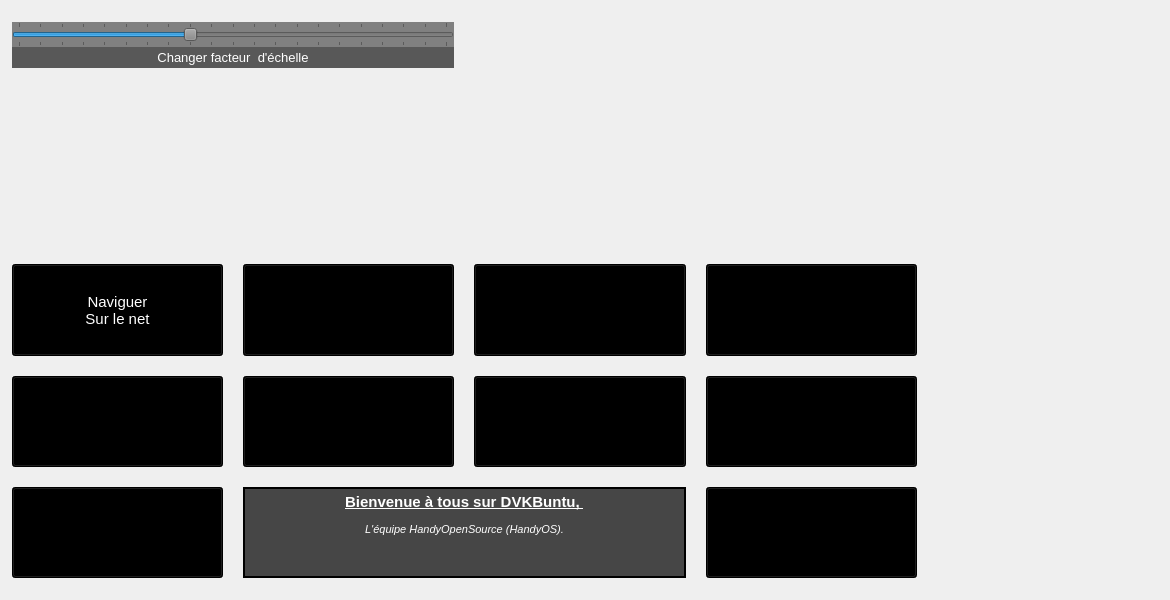
<?xml version="1.0" encoding="UTF-8"?>
<ui version="4.0">
 <author>Paul WOISARD</author>
 <class>MainWindow</class>
 <widget class="QMainWindow" name="MainWindow">
  <property name="windowModality">
   <enum>Qt::NonModal</enum>
  </property>
  <property name="enabled">
   <bool>true</bool>
  </property>
  <property name="geometry">
   <rect>
    <x>0</x>
    <y>0</y>
    <width>1170</width>
    <height>600</height>
   </rect>
  </property>
  <property name="sizePolicy">
   <sizepolicy hsizetype="Expanding" vsizetype="Expanding">
    <horstretch>0</horstretch>
    <verstretch>0</verstretch>
   </sizepolicy>
  </property>
  <property name="minimumSize">
   <size>
    <width>800</width>
    <height>400</height>
   </size>
  </property>
  <property name="maximumSize">
   <size>
    <width>16777215</width>
    <height>16777215</height>
   </size>
  </property>
  <property name="font">
   <font>
    <pointsize>14</pointsize>
   </font>
  </property>
  <property name="contextMenuPolicy">
   <enum>Qt::NoContextMenu</enum>
  </property>
  <property name="windowTitle">
   <string>DVKBuntu Acceuil</string>
  </property>
  <property name="windowIcon">
   <iconset resource="resources.qrc">
    <normaloff>:/images/Logo.png</normaloff>:/images/Logo.png</iconset>
  </property>
  <property name="toolTip">
   <string/>
  </property>
  <property name="layoutDirection">
   <enum>Qt::LeftToRight</enum>
  </property>
  <property name="autoFillBackground">
   <bool>false</bool>
  </property>
  <property name="styleSheet">
   <string notr="true"/>
  </property>
  <property name="documentMode">
   <bool>true</bool>
  </property>
  <property name="tabShape">
   <enum>QTabWidget::Triangular</enum>
  </property>
  <widget class="QWidget" name="centralWidget">
   <property name="enabled">
    <bool>true</bool>
   </property>
   <property name="sizePolicy">
    <sizepolicy hsizetype="Expanding" vsizetype="Expanding">
     <horstretch>0</horstretch>
     <verstretch>0</verstretch>
    </sizepolicy>
   </property>
   <property name="minimumSize">
    <size>
     <width>0</width>
     <height>0</height>
    </size>
   </property>
   <property name="contextMenuPolicy">
    <enum>Qt::NoContextMenu</enum>
   </property>
   <property name="autoFillBackground">
    <bool>false</bool>
   </property>
   <property name="styleSheet">
    <string notr="true">QWidget#centralWidget {
border-image: url(:/images/DVKBuntu-etoiles-filantes.jpg);
}</string>
   </property>
   <layout class="QGridLayout" name="gridLayout_2">
    <item row="0" column="0">
     <widget class="QWidget" name="gridWidget" native="true">
      <property name="autoFillBackground">
       <bool>false</bool>
      </property>
      <property name="styleSheet">
       <string notr="true">background-color: rgba(255, 255, 255, 0)</string>
      </property>
      <layout class="QGridLayout" name="gridLayout" rowstretch="2,2,4,4,4,4" columnstretch="0,0,0,0,0">
       <property name="sizeConstraint">
        <enum>QLayout::SetDefaultConstraint</enum>
       </property>
       <property name="leftMargin">
        <number>1</number>
       </property>
       <property name="spacing">
        <number>20</number>
       </property>
       <item row="5" column="1" colspan="2">
        <widget class="QLabel" name="label">
         <property name="sizePolicy">
          <sizepolicy hsizetype="Expanding" vsizetype="Expanding">
           <horstretch>0</horstretch>
           <verstretch>0</verstretch>
          </sizepolicy>
         </property>
         <property name="minimumSize">
          <size>
           <width>50</width>
           <height>25</height>
          </size>
         </property>
         <property name="font">
          <font>
           <pointsize>11</pointsize>
          </font>
         </property>
         <property name="acceptDrops">
          <bool>true</bool>
         </property>
         <property name="autoFillBackground">
          <bool>false</bool>
         </property>
         <property name="styleSheet">
          <string notr="true">QLabel{
background: rgba(0, 0, 0, 180);
}</string>
         </property>
         <property name="frameShape">
          <enum>QFrame::Panel</enum>
         </property>
         <property name="lineWidth">
          <number>2</number>
         </property>
         <property name="text">
          <string>&lt;!DOCTYPE HTML PUBLIC &quot;-//W3C//DTD HTML 4.0//EN&quot; &quot;http://www.w3.org/TR/REC-html40/strict.dtd&quot;&gt;
&lt;html&gt;&lt;head&gt;&lt;meta name=&quot;qrichtext&quot; content=&quot;1&quot; /&gt;&lt;style type=&quot;text/css&quot;&gt;
p, li { white-space: pre-wrap; }
&lt;/style&gt;&lt;/head&gt;&lt;body style=&quot; font-family:'Luciole'; font-size:11pt; font-weight:400; font-style:normal;&quot;&gt;
&lt;p style=&quot; margin-top:12px; margin-bottom:12px; margin-left:0px; margin-right:0px; -qt-block-indent:0; text-indent:0px;&quot;&gt;&lt;span style=&quot; font-family:'Noto Sans'; font-weight:600; text-decoration: underline; color:#ffffff;&quot;&gt;Bienvenue à tous sur DVKBuntu, &lt;/span&gt;&lt;/p&gt;
&lt;p style=&quot; margin-top:12px; margin-bottom:12px; margin-left:0px; margin-right:0px; -qt-block-indent:0; text-indent:0px;&quot;&gt;&lt;span style=&quot; font-family:'Noto Sans'; font-size:8pt; font-style:italic; color:#ffffff;&quot;&gt;L'équipe HandyOpenSource (HandyOS).&lt;/span&gt;&lt;/p&gt;&lt;/body&gt;&lt;/html&gt;</string>
         </property>
         <property name="scaledContents">
          <bool>true</bool>
         </property>
         <property name="alignment">
          <set>Qt::AlignHCenter|Qt::AlignTop</set>
         </property>
        </widget>
       </item>
       <item row="0" column="0" colspan="2">
        <layout class="QVBoxLayout" name="verticalLayout_2" stretch="1,2">
         <property name="spacing">
          <number>0</number>
         </property>
         <property name="sizeConstraint">
          <enum>QLayout::SetDefaultConstraint</enum>
         </property>
         <item>
          <widget class="QSlider" name="ScaleFactor">
           <property name="sizePolicy">
            <sizepolicy hsizetype="Expanding" vsizetype="Expanding">
             <horstretch>0</horstretch>
             <verstretch>0</verstretch>
            </sizepolicy>
           </property>
           <property name="font">
            <font>
             <pointsize>11</pointsize>
            </font>
           </property>
           <property name="acceptDrops">
            <bool>true</bool>
           </property>
           <property name="autoFillBackground">
            <bool>false</bool>
           </property>
           <property name="styleSheet">
            <string notr="true">QSlider{
background:grey;
}</string>
           </property>
           <property name="minimum">
            <number>10</number>
           </property>
           <property name="maximum">
            <number>30</number>
           </property>
           <property name="pageStep">
            <number>1</number>
           </property>
           <property name="value">
            <number>18</number>
           </property>
           <property name="sliderPosition">
            <number>18</number>
           </property>
           <property name="orientation">
            <enum>Qt::Horizontal</enum>
           </property>
           <property name="tickPosition">
            <enum>QSlider::TicksBothSides</enum>
           </property>
          </widget>
         </item>
         <item>
          <widget class="QLabel" name="ScaleFactorValue">
           <property name="sizePolicy">
            <sizepolicy hsizetype="Expanding" vsizetype="Expanding">
             <horstretch>0</horstretch>
             <verstretch>0</verstretch>
            </sizepolicy>
           </property>
           <property name="minimumSize">
            <size>
             <width>0</width>
             <height>0</height>
            </size>
           </property>
           <property name="font">
            <font>
             <pointsize>10</pointsize>
            </font>
           </property>
           <property name="acceptDrops">
            <bool>true</bool>
           </property>
           <property name="autoFillBackground">
            <bool>false</bool>
           </property>
           <property name="styleSheet">
            <string notr="true">background-color: rgba(25, 25, 25, 180);
color: rgb(255,255,255);</string>
           </property>
           <property name="text">
            <string>Changer facteur  d'échelle</string>
           </property>
           <property name="scaledContents">
            <bool>true</bool>
           </property>
           <property name="alignment">
            <set>Qt::AlignCenter</set>
           </property>
          </widget>
         </item>
        </layout>
       </item>
       <item row="4" column="1">
        <widget class="QPushButton" name="NoComprendo">
         <property name="sizePolicy">
          <sizepolicy hsizetype="Expanding" vsizetype="Expanding">
           <horstretch>0</horstretch>
           <verstretch>0</verstretch>
          </sizepolicy>
         </property>
         <property name="minimumSize">
          <size>
           <width>50</width>
           <height>25</height>
          </size>
         </property>
         <property name="font">
          <font>
           <pointsize>11</pointsize>
          </font>
         </property>
         <property name="acceptDrops">
          <bool>false</bool>
         </property>
         <property name="toolTip">
          <string>&lt;html&gt;&lt;head/&gt;&lt;body&gt;&lt;p&gt;Lancement&lt;/p&gt;&lt;p&gt;Assistant Vocal&lt;/p&gt;&lt;p&gt;NoComprendo&lt;/p&gt;&lt;p&gt;Pour DVKBuntu&lt;/p&gt;&lt;/body&gt;&lt;/html&gt;</string>
         </property>
         <property name="autoFillBackground">
          <bool>false</bool>
         </property>
         <property name="styleSheet">
          <string notr="true">background-color: rgb(0, 0, 0)</string>
         </property>
         <property name="text">
          <string>Assistant
Vocal</string>
         </property>
         <property name="icon">
          <iconset resource="resources.qrc">
           <normaloff>:/images/NoComprendo.jpg</normaloff>:/images/NoComprendo.jpg</iconset>
         </property>
         <property name="iconSize">
          <size>
           <width>48</width>
           <height>48</height>
          </size>
         </property>
         <property name="autoDefault">
          <bool>false</bool>
         </property>
         <property name="default">
          <bool>false</bool>
         </property>
        </widget>
       </item>
       <item row="3" column="3">
        <widget class="QPushButton" name="Discord">
         <property name="sizePolicy">
          <sizepolicy hsizetype="Expanding" vsizetype="Expanding">
           <horstretch>0</horstretch>
           <verstretch>0</verstretch>
          </sizepolicy>
         </property>
         <property name="minimumSize">
          <size>
           <width>50</width>
           <height>25</height>
          </size>
         </property>
         <property name="font">
          <font>
           <pointsize>11</pointsize>
          </font>
         </property>
         <property name="acceptDrops">
          <bool>false</bool>
         </property>
         <property name="toolTip">
          <string>&lt;html&gt;&lt;head/&gt;&lt;body&gt;&lt;p&gt;Accès au&lt;/p&gt;&lt;p&gt;Discord de&lt;/p&gt;&lt;p&gt;DVKBuntu&lt;/p&gt;&lt;/body&gt;&lt;/html&gt;</string>
         </property>
         <property name="autoFillBackground">
          <bool>false</bool>
         </property>
         <property name="styleSheet">
          <string notr="true">background-color: rgb(0, 0, 0)</string>
         </property>
         <property name="text">
          <string>Rejoindre
Discord </string>
         </property>
         <property name="icon">
          <iconset resource="resources.qrc">
           <normaloff>:/images/Discord.svg</normaloff>:/images/Discord.svg</iconset>
         </property>
         <property name="iconSize">
          <size>
           <width>48</width>
           <height>48</height>
          </size>
         </property>
         <property name="autoDefault">
          <bool>false</bool>
         </property>
         <property name="default">
          <bool>false</bool>
         </property>
        </widget>
       </item>
       <item row="3" column="1">
        <widget class="QPushButton" name="OuvrirKmag">
         <property name="sizePolicy">
          <sizepolicy hsizetype="Expanding" vsizetype="Expanding">
           <horstretch>0</horstretch>
           <verstretch>0</verstretch>
          </sizepolicy>
         </property>
         <property name="minimumSize">
          <size>
           <width>50</width>
           <height>25</height>
          </size>
         </property>
         <property name="font">
          <font>
           <pointsize>11</pointsize>
           <kerning>true</kerning>
          </font>
         </property>
         <property name="acceptDrops">
          <bool>false</bool>
         </property>
         <property name="toolTip">
          <string>&lt;html&gt;&lt;body&gt;Ouverture &lt;/span&gt;&lt;/p&gt;
&lt;p&gt;de la loupe&lt;/span&gt;&lt;/p&gt;
&lt;p&gt;d'écran&lt;/span&gt;&lt;/p&gt;&lt;/body&gt;&lt;/html&gt;</string>
         </property>
         <property name="autoFillBackground">
          <bool>false</bool>
         </property>
         <property name="styleSheet">
          <string notr="true">background-color: rgb(0, 0, 0)</string>
         </property>
         <property name="text">
          <string>Ouvrir 
Kmag</string>
         </property>
         <property name="icon">
          <iconset theme="kmag">
           <normaloff>.</normaloff>.</iconset>
         </property>
         <property name="iconSize">
          <size>
           <width>48</width>
           <height>48</height>
          </size>
         </property>
         <property name="autoDefault">
          <bool>false</bool>
         </property>
         <property name="default">
          <bool>false</bool>
         </property>
        </widget>
       </item>
       <item row="3" column="0">
        <widget class="QPushButton" name="OuvrirNavigateur">
         <property name="sizePolicy">
          <sizepolicy hsizetype="Expanding" vsizetype="Expanding">
           <horstretch>0</horstretch>
           <verstretch>0</verstretch>
          </sizepolicy>
         </property>
         <property name="minimumSize">
          <size>
           <width>50</width>
           <height>25</height>
          </size>
         </property>
         <property name="palette">
          <palette>
           <active>
            <colorrole role="WindowText">
             <brush brushstyle="SolidPattern">
              <color alpha="255">
               <red>255</red>
               <green>255</green>
               <blue>255</blue>
              </color>
             </brush>
            </colorrole>
            <colorrole role="Button">
             <brush brushstyle="SolidPattern">
              <color alpha="255">
               <red>0</red>
               <green>0</green>
               <blue>0</blue>
              </color>
             </brush>
            </colorrole>
            <colorrole role="Light">
             <brush brushstyle="SolidPattern">
              <color alpha="255">
               <red>255</red>
               <green>255</green>
               <blue>255</blue>
              </color>
             </brush>
            </colorrole>
            <colorrole role="Midlight">
             <brush brushstyle="SolidPattern">
              <color alpha="255">
               <red>255</red>
               <green>255</green>
               <blue>255</blue>
              </color>
             </brush>
            </colorrole>
            <colorrole role="Dark">
             <brush brushstyle="SolidPattern">
              <color alpha="255">
               <red>127</red>
               <green>127</green>
               <blue>127</blue>
              </color>
             </brush>
            </colorrole>
            <colorrole role="Mid">
             <brush brushstyle="SolidPattern">
              <color alpha="255">
               <red>170</red>
               <green>170</green>
               <blue>170</blue>
              </color>
             </brush>
            </colorrole>
            <colorrole role="Text">
             <brush brushstyle="SolidPattern">
              <color alpha="255">
               <red>255</red>
               <green>255</green>
               <blue>255</blue>
              </color>
             </brush>
            </colorrole>
            <colorrole role="BrightText">
             <brush brushstyle="SolidPattern">
              <color alpha="255">
               <red>255</red>
               <green>255</green>
               <blue>255</blue>
              </color>
             </brush>
            </colorrole>
            <colorrole role="ButtonText">
             <brush brushstyle="SolidPattern">
              <color alpha="255">
               <red>255</red>
               <green>255</green>
               <blue>255</blue>
              </color>
             </brush>
            </colorrole>
            <colorrole role="Base">
             <brush brushstyle="SolidPattern">
              <color alpha="255">
               <red>0</red>
               <green>0</green>
               <blue>0</blue>
              </color>
             </brush>
            </colorrole>
            <colorrole role="Window">
             <brush brushstyle="SolidPattern">
              <color alpha="255">
               <red>0</red>
               <green>0</green>
               <blue>0</blue>
              </color>
             </brush>
            </colorrole>
            <colorrole role="Shadow">
             <brush brushstyle="SolidPattern">
              <color alpha="255">
               <red>0</red>
               <green>0</green>
               <blue>0</blue>
              </color>
             </brush>
            </colorrole>
            <colorrole role="AlternateBase">
             <brush brushstyle="SolidPattern">
              <color alpha="255">
               <red>255</red>
               <green>255</green>
               <blue>255</blue>
              </color>
             </brush>
            </colorrole>
            <colorrole role="ToolTipBase">
             <brush brushstyle="SolidPattern">
              <color alpha="255">
               <red>255</red>
               <green>255</green>
               <blue>220</blue>
              </color>
             </brush>
            </colorrole>
            <colorrole role="ToolTipText">
             <brush brushstyle="SolidPattern">
              <color alpha="255">
               <red>0</red>
               <green>0</green>
               <blue>0</blue>
              </color>
             </brush>
            </colorrole>
            <colorrole role="PlaceholderText">
             <brush brushstyle="SolidPattern">
              <color alpha="128">
               <red>0</red>
               <green>0</green>
               <blue>0</blue>
              </color>
             </brush>
            </colorrole>
           </active>
           <inactive>
            <colorrole role="WindowText">
             <brush brushstyle="SolidPattern">
              <color alpha="255">
               <red>255</red>
               <green>255</green>
               <blue>255</blue>
              </color>
             </brush>
            </colorrole>
            <colorrole role="Button">
             <brush brushstyle="SolidPattern">
              <color alpha="255">
               <red>0</red>
               <green>0</green>
               <blue>0</blue>
              </color>
             </brush>
            </colorrole>
            <colorrole role="Light">
             <brush brushstyle="SolidPattern">
              <color alpha="255">
               <red>255</red>
               <green>255</green>
               <blue>255</blue>
              </color>
             </brush>
            </colorrole>
            <colorrole role="Midlight">
             <brush brushstyle="SolidPattern">
              <color alpha="255">
               <red>255</red>
               <green>255</green>
               <blue>255</blue>
              </color>
             </brush>
            </colorrole>
            <colorrole role="Dark">
             <brush brushstyle="SolidPattern">
              <color alpha="255">
               <red>127</red>
               <green>127</green>
               <blue>127</blue>
              </color>
             </brush>
            </colorrole>
            <colorrole role="Mid">
             <brush brushstyle="SolidPattern">
              <color alpha="255">
               <red>170</red>
               <green>170</green>
               <blue>170</blue>
              </color>
             </brush>
            </colorrole>
            <colorrole role="Text">
             <brush brushstyle="SolidPattern">
              <color alpha="255">
               <red>255</red>
               <green>255</green>
               <blue>255</blue>
              </color>
             </brush>
            </colorrole>
            <colorrole role="BrightText">
             <brush brushstyle="SolidPattern">
              <color alpha="255">
               <red>255</red>
               <green>255</green>
               <blue>255</blue>
              </color>
             </brush>
            </colorrole>
            <colorrole role="ButtonText">
             <brush brushstyle="SolidPattern">
              <color alpha="255">
               <red>255</red>
               <green>255</green>
               <blue>255</blue>
              </color>
             </brush>
            </colorrole>
            <colorrole role="Base">
             <brush brushstyle="SolidPattern">
              <color alpha="255">
               <red>0</red>
               <green>0</green>
               <blue>0</blue>
              </color>
             </brush>
            </colorrole>
            <colorrole role="Window">
             <brush brushstyle="SolidPattern">
              <color alpha="255">
               <red>0</red>
               <green>0</green>
               <blue>0</blue>
              </color>
             </brush>
            </colorrole>
            <colorrole role="Shadow">
             <brush brushstyle="SolidPattern">
              <color alpha="255">
               <red>0</red>
               <green>0</green>
               <blue>0</blue>
              </color>
             </brush>
            </colorrole>
            <colorrole role="AlternateBase">
             <brush brushstyle="SolidPattern">
              <color alpha="255">
               <red>255</red>
               <green>255</green>
               <blue>255</blue>
              </color>
             </brush>
            </colorrole>
            <colorrole role="ToolTipBase">
             <brush brushstyle="SolidPattern">
              <color alpha="255">
               <red>255</red>
               <green>255</green>
               <blue>220</blue>
              </color>
             </brush>
            </colorrole>
            <colorrole role="ToolTipText">
             <brush brushstyle="SolidPattern">
              <color alpha="255">
               <red>0</red>
               <green>0</green>
               <blue>0</blue>
              </color>
             </brush>
            </colorrole>
            <colorrole role="PlaceholderText">
             <brush brushstyle="SolidPattern">
              <color alpha="128">
               <red>0</red>
               <green>0</green>
               <blue>0</blue>
              </color>
             </brush>
            </colorrole>
           </inactive>
           <disabled>
            <colorrole role="WindowText">
             <brush brushstyle="SolidPattern">
              <color alpha="255">
               <red>255</red>
               <green>255</green>
               <blue>255</blue>
              </color>
             </brush>
            </colorrole>
            <colorrole role="Button">
             <brush brushstyle="SolidPattern">
              <color alpha="255">
               <red>0</red>
               <green>0</green>
               <blue>0</blue>
              </color>
             </brush>
            </colorrole>
            <colorrole role="Light">
             <brush brushstyle="SolidPattern">
              <color alpha="255">
               <red>255</red>
               <green>255</green>
               <blue>255</blue>
              </color>
             </brush>
            </colorrole>
            <colorrole role="Midlight">
             <brush brushstyle="SolidPattern">
              <color alpha="255">
               <red>255</red>
               <green>255</green>
               <blue>255</blue>
              </color>
             </brush>
            </colorrole>
            <colorrole role="Dark">
             <brush brushstyle="SolidPattern">
              <color alpha="255">
               <red>127</red>
               <green>127</green>
               <blue>127</blue>
              </color>
             </brush>
            </colorrole>
            <colorrole role="Mid">
             <brush brushstyle="SolidPattern">
              <color alpha="255">
               <red>170</red>
               <green>170</green>
               <blue>170</blue>
              </color>
             </brush>
            </colorrole>
            <colorrole role="Text">
             <brush brushstyle="SolidPattern">
              <color alpha="255">
               <red>255</red>
               <green>255</green>
               <blue>255</blue>
              </color>
             </brush>
            </colorrole>
            <colorrole role="BrightText">
             <brush brushstyle="SolidPattern">
              <color alpha="255">
               <red>255</red>
               <green>255</green>
               <blue>255</blue>
              </color>
             </brush>
            </colorrole>
            <colorrole role="ButtonText">
             <brush brushstyle="SolidPattern">
              <color alpha="255">
               <red>255</red>
               <green>255</green>
               <blue>255</blue>
              </color>
             </brush>
            </colorrole>
            <colorrole role="Base">
             <brush brushstyle="SolidPattern">
              <color alpha="255">
               <red>0</red>
               <green>0</green>
               <blue>0</blue>
              </color>
             </brush>
            </colorrole>
            <colorrole role="Window">
             <brush brushstyle="SolidPattern">
              <color alpha="255">
               <red>0</red>
               <green>0</green>
               <blue>0</blue>
              </color>
             </brush>
            </colorrole>
            <colorrole role="Shadow">
             <brush brushstyle="SolidPattern">
              <color alpha="255">
               <red>0</red>
               <green>0</green>
               <blue>0</blue>
              </color>
             </brush>
            </colorrole>
            <colorrole role="AlternateBase">
             <brush brushstyle="SolidPattern">
              <color alpha="255">
               <red>255</red>
               <green>255</green>
               <blue>255</blue>
              </color>
             </brush>
            </colorrole>
            <colorrole role="ToolTipBase">
             <brush brushstyle="SolidPattern">
              <color alpha="255">
               <red>255</red>
               <green>255</green>
               <blue>220</blue>
              </color>
             </brush>
            </colorrole>
            <colorrole role="ToolTipText">
             <brush brushstyle="SolidPattern">
              <color alpha="255">
               <red>0</red>
               <green>0</green>
               <blue>0</blue>
              </color>
             </brush>
            </colorrole>
            <colorrole role="PlaceholderText">
             <brush brushstyle="SolidPattern">
              <color alpha="128">
               <red>0</red>
               <green>0</green>
               <blue>0</blue>
              </color>
             </brush>
            </colorrole>
           </disabled>
          </palette>
         </property>
         <property name="font">
          <font>
           <pointsize>11</pointsize>
          </font>
         </property>
         <property name="focusPolicy">
          <enum>Qt::StrongFocus</enum>
         </property>
         <property name="acceptDrops">
          <bool>false</bool>
         </property>
         <property name="toolTip">
          <string notr="true">&lt;html&gt;&lt;head/&gt;&lt;body&gt;&lt;p&gt;Lancement &lt;/p&gt;&lt;p&gt;du navigateur &lt;/p&gt;&lt;p&gt;par défaut&lt;/p&gt;&lt;/body&gt;&lt;/html&gt;</string>
         </property>
         <property name="autoFillBackground">
          <bool>false</bool>
         </property>
         <property name="styleSheet">
          <string notr="true">background-color: rgb(0, 0, 0)</string>
         </property>
         <property name="text">
          <string>Naviguer 
Sur le net</string>
         </property>
         <property name="icon">
          <iconset theme="internet-web-browser">
           <normaloff>.</normaloff>.</iconset>
         </property>
         <property name="iconSize">
          <size>
           <width>48</width>
           <height>48</height>
          </size>
         </property>
         <property name="checkable">
          <bool>false</bool>
         </property>
         <property name="autoDefault">
          <bool>false</bool>
         </property>
         <property name="default">
          <bool>false</bool>
         </property>
         <property name="flat">
          <bool>false</bool>
         </property>
        </widget>
       </item>
       <item row="5" column="0">
        <widget class="QPushButton" name="Forum">
         <property name="sizePolicy">
          <sizepolicy hsizetype="Expanding" vsizetype="Expanding">
           <horstretch>0</horstretch>
           <verstretch>0</verstretch>
          </sizepolicy>
         </property>
         <property name="minimumSize">
          <size>
           <width>50</width>
           <height>25</height>
          </size>
         </property>
         <property name="font">
          <font>
           <pointsize>11</pointsize>
          </font>
         </property>
         <property name="acceptDrops">
          <bool>false</bool>
         </property>
         <property name="toolTip">
          <string>&lt;html&gt;&lt;head/&gt;&lt;body&gt;&lt;p&gt;Ouverture&lt;/p&gt;&lt;p&gt;du forum&lt;/p&gt;&lt;p&gt;DVKBuntu&lt;/p&gt;&lt;/body&gt;&lt;/html&gt;</string>
         </property>
         <property name="autoFillBackground">
          <bool>false</bool>
         </property>
         <property name="styleSheet">
          <string notr="true">background-color: rgb(0, 0, 0)</string>
         </property>
         <property name="text">
          <string>Ouvrir
le Forum</string>
         </property>
         <property name="icon">
          <iconset resource="resources.qrc">
           <normaloff>:/images/Forum.png</normaloff>:/images/Forum.png</iconset>
         </property>
         <property name="iconSize">
          <size>
           <width>48</width>
           <height>48</height>
          </size>
         </property>
         <property name="autoDefault">
          <bool>false</bool>
         </property>
         <property name="default">
          <bool>false</bool>
         </property>
        </widget>
       </item>
       <item row="5" column="3">
        <widget class="QPushButton" name="Contacts">
         <property name="sizePolicy">
          <sizepolicy hsizetype="Expanding" vsizetype="Expanding">
           <horstretch>0</horstretch>
           <verstretch>0</verstretch>
          </sizepolicy>
         </property>
         <property name="minimumSize">
          <size>
           <width>50</width>
           <height>25</height>
          </size>
         </property>
         <property name="font">
          <font>
           <pointsize>11</pointsize>
          </font>
         </property>
         <property name="acceptDrops">
          <bool>false</bool>
         </property>
         <property name="layoutDirection">
          <enum>Qt::LeftToRight</enum>
         </property>
         <property name="autoFillBackground">
          <bool>false</bool>
         </property>
         <property name="styleSheet">
          <string notr="true">background-color: rgb(0, 0, 0)</string>
         </property>
         <property name="text">
          <string>Contactez 
nous</string>
         </property>
         <property name="icon">
          <iconset resource="resources.qrc">
           <normaloff>:/images/Mail.svg</normaloff>:/images/Mail.svg</iconset>
         </property>
         <property name="iconSize">
          <size>
           <width>48</width>
           <height>48</height>
          </size>
         </property>
         <property name="autoDefault">
          <bool>false</bool>
         </property>
         <property name="default">
          <bool>false</bool>
         </property>
        </widget>
       </item>
       <item row="4" column="0">
        <widget class="QPushButton" name="OuvrirSiteWeb">
         <property name="sizePolicy">
          <sizepolicy hsizetype="Expanding" vsizetype="Expanding">
           <horstretch>0</horstretch>
           <verstretch>0</verstretch>
          </sizepolicy>
         </property>
         <property name="minimumSize">
          <size>
           <width>50</width>
           <height>25</height>
          </size>
         </property>
         <property name="font">
          <font>
           <pointsize>11</pointsize>
          </font>
         </property>
         <property name="acceptDrops">
          <bool>false</bool>
         </property>
         <property name="toolTip">
          <string>&lt;html&gt;&lt;head/&gt;&lt;body&gt;&lt;p&gt;Ouverture&lt;/p&gt;&lt;p&gt;du site web&lt;/p&gt;&lt;p&gt;DVKBuntu&lt;/p&gt;&lt;/body&gt;&lt;/html&gt;</string>
         </property>
         <property name="autoFillBackground">
          <bool>false</bool>
         </property>
         <property name="styleSheet">
          <string notr="true">background-color: rgb(0, 0, 0)</string>
         </property>
         <property name="text">
          <string>Ouvrir
Site Web</string>
         </property>
         <property name="icon">
          <iconset resource="resources.qrc">
           <normaloff>:/images/Logo.png</normaloff>:/images/Logo.png</iconset>
         </property>
         <property name="iconSize">
          <size>
           <width>48</width>
           <height>48</height>
          </size>
         </property>
         <property name="autoDefault">
          <bool>false</bool>
         </property>
         <property name="default">
          <bool>false</bool>
         </property>
        </widget>
       </item>
       <item row="4" column="3">
        <widget class="QPushButton" name="GitHub">
         <property name="sizePolicy">
          <sizepolicy hsizetype="Expanding" vsizetype="Expanding">
           <horstretch>0</horstretch>
           <verstretch>0</verstretch>
          </sizepolicy>
         </property>
         <property name="minimumSize">
          <size>
           <width>50</width>
           <height>25</height>
          </size>
         </property>
         <property name="font">
          <font>
           <pointsize>11</pointsize>
          </font>
         </property>
         <property name="acceptDrops">
          <bool>false</bool>
         </property>
         <property name="toolTip">
          <string>&lt;html&gt;&lt;head/&gt;&lt;body&gt;&lt;p&gt;Voir le code&lt;/p&gt;&lt;p&gt;source de&lt;/p&gt;&lt;p&gt;DVKBuntu&lt;/p&gt;&lt;/body&gt;&lt;/html&gt;</string>
         </property>
         <property name="autoFillBackground">
          <bool>false</bool>
         </property>
         <property name="styleSheet">
          <string notr="true">background-color: rgb(0, 0, 0)</string>
         </property>
         <property name="inputMethodHints">
          <set>Qt::ImhLatinOnly</set>
         </property>
         <property name="text">
          <string>Voir le 
Code</string>
         </property>
         <property name="icon">
          <iconset resource="resources.qrc">
           <normaloff>:/images/GitHub.png</normaloff>:/images/GitHub.png</iconset>
         </property>
         <property name="iconSize">
          <size>
           <width>48</width>
           <height>48</height>
          </size>
         </property>
         <property name="autoDefault">
          <bool>false</bool>
         </property>
         <property name="default">
          <bool>false</bool>
         </property>
        </widget>
       </item>
       <item row="4" column="2">
        <widget class="QPushButton" name="VocalFly">
         <property name="sizePolicy">
          <sizepolicy hsizetype="Expanding" vsizetype="Expanding">
           <horstretch>0</horstretch>
           <verstretch>0</verstretch>
          </sizepolicy>
         </property>
         <property name="minimumSize">
          <size>
           <width>50</width>
           <height>25</height>
          </size>
         </property>
         <property name="font">
          <font>
           <pointsize>11</pointsize>
          </font>
         </property>
         <property name="acceptDrops">
          <bool>false</bool>
         </property>
         <property name="toolTip">
          <string>&lt;html&gt;&lt;head/&gt;&lt;body&gt;&lt;p&gt;Lancement&lt;/p&gt;&lt;p&gt;interface de&lt;/p&gt;&lt;p&gt;gestion de VocalFly&lt;/p&gt;&lt;p&gt;Pour DVKBuntu&lt;/p&gt;&lt;/body&gt;&lt;/html&gt;</string>
         </property>
         <property name="autoFillBackground">
          <bool>false</bool>
         </property>
         <property name="styleSheet">
          <string notr="true">background-color: rgb(0, 0, 0)</string>
         </property>
         <property name="text">
          <string>VocalFly</string>
         </property>
         <property name="icon">
          <iconset resource="resources.qrc">
           <normaloff>:/images/vocalflyicon.png</normaloff>:/images/vocalflyicon.png</iconset>
         </property>
         <property name="iconSize">
          <size>
           <width>60</width>
           <height>60</height>
          </size>
         </property>
         <property name="autoDefault">
          <bool>false</bool>
         </property>
         <property name="default">
          <bool>false</bool>
         </property>
        </widget>
       </item>
       <item row="0" column="4" rowspan="6">
        <widget class="QWidget" name="verticalWidget" native="true">
         <property name="styleSheet">
          <string notr="true">background-color: rgba(255, 255, 255, 0)</string>
         </property>
         <layout class="QVBoxLayout" name="verticalLayout" stretch="0,0,0">
          <property name="sizeConstraint">
           <enum>QLayout::SetDefaultConstraint</enum>
          </property>
          <item>
           <widget class="QPushButton" name="Power">
            <property name="sizePolicy">
             <sizepolicy hsizetype="Expanding" vsizetype="Expanding">
              <horstretch>0</horstretch>
              <verstretch>0</verstretch>
             </sizepolicy>
            </property>
            <property name="acceptDrops">
             <bool>true</bool>
            </property>
            <property name="autoFillBackground">
             <bool>false</bool>
            </property>
            <property name="text">
             <string/>
            </property>
            <property name="icon">
             <iconset theme="system-shutdown">
              <normaloff>.</normaloff>.</iconset>
            </property>
            <property name="iconSize">
             <size>
              <width>144</width>
              <height>144</height>
             </size>
            </property>
            <property name="flat">
             <bool>true</bool>
            </property>
           </widget>
          </item>
          <item>
           <widget class="QPushButton" name="Reboot">
            <property name="sizePolicy">
             <sizepolicy hsizetype="Expanding" vsizetype="Expanding">
              <horstretch>0</horstretch>
              <verstretch>0</verstretch>
             </sizepolicy>
            </property>
            <property name="acceptDrops">
             <bool>true</bool>
            </property>
            <property name="autoFillBackground">
             <bool>false</bool>
            </property>
            <property name="text">
             <string/>
            </property>
            <property name="icon">
             <iconset theme="system-reboot">
              <normaloff>.</normaloff>.</iconset>
            </property>
            <property name="iconSize">
             <size>
              <width>144</width>
              <height>144</height>
             </size>
            </property>
            <property name="flat">
             <bool>true</bool>
            </property>
           </widget>
          </item>
          <item>
           <widget class="QPushButton" name="Deconnection">
            <property name="sizePolicy">
             <sizepolicy hsizetype="Expanding" vsizetype="Expanding">
              <horstretch>0</horstretch>
              <verstretch>0</verstretch>
             </sizepolicy>
            </property>
            <property name="acceptDrops">
             <bool>true</bool>
            </property>
            <property name="autoFillBackground">
             <bool>false</bool>
            </property>
            <property name="text">
             <string/>
            </property>
            <property name="icon">
             <iconset theme="system-log-out">
              <normaloff>.</normaloff>.</iconset>
            </property>
            <property name="iconSize">
             <size>
              <width>144</width>
              <height>144</height>
             </size>
            </property>
            <property name="flat">
             <bool>true</bool>
            </property>
           </widget>
          </item>
         </layout>
         <zorder>Reboot</zorder>
         <zorder>Deconnection</zorder>
         <zorder>Power</zorder>
        </widget>
       </item>
       <item row="3" column="2">
        <widget class="QPushButton" name="ConfigORCA">
         <property name="sizePolicy">
          <sizepolicy hsizetype="Expanding" vsizetype="Expanding">
           <horstretch>0</horstretch>
           <verstretch>0</verstretch>
          </sizepolicy>
         </property>
         <property name="minimumSize">
          <size>
           <width>50</width>
           <height>25</height>
          </size>
         </property>
         <property name="font">
          <font>
           <pointsize>11</pointsize>
           <kerning>true</kerning>
          </font>
         </property>
         <property name="acceptDrops">
          <bool>false</bool>
         </property>
         <property name="toolTip">
          <string>&lt;html&gt;&lt;head/&gt;&lt;body&gt;&lt;p&gt;Lancer la&lt;/p&gt;&lt;p&gt;Configuration&lt;/p&gt;&lt;p&gt;des paramètres &lt;/p&gt;&lt;p&gt;d'accessibilités&lt;/p&gt;&lt;/body&gt;&lt;/html&gt;</string>
         </property>
         <property name="autoFillBackground">
          <bool>false</bool>
         </property>
         <property name="styleSheet">
          <string notr="true">background-color: rgb(0, 0, 0)</string>
         </property>
         <property name="text">
          <string>Accès
Handicap</string>
         </property>
         <property name="icon">
          <iconset theme="orca">
           <normaloff>.</normaloff>.</iconset>
         </property>
         <property name="iconSize">
          <size>
           <width>48</width>
           <height>48</height>
          </size>
         </property>
         <property name="autoDefault">
          <bool>false</bool>
         </property>
         <property name="default">
          <bool>false</bool>
         </property>
         <property name="flat">
          <bool>false</bool>
         </property>
        </widget>
       </item>
       <item row="2" column="1">
        <layout class="QFormLayout" name="formLayout"/>
       </item>
      </layout>
      <zorder>Forum</zorder>
      <zorder>Contacts</zorder>
      <zorder>label</zorder>
      <zorder>verticalWidget</zorder>
      <zorder>OuvrirSiteWeb</zorder>
      <zorder>NoComprendo</zorder>
      <zorder>GitHub</zorder>
      <zorder>VocalFly</zorder>
      <zorder>OuvrirKmag</zorder>
      <zorder>Discord</zorder>
      <zorder>OuvrirNavigateur</zorder>
      <zorder>ConfigORCA</zorder>
     </widget>
    </item>
   </layout>
  </widget>
 </widget>
 <layoutdefault spacing="6" margin="11"/>
 <resources>
  <include location="resources.qrc"/>
 </resources>
 <connections/>
 <designerdata>
  <property name="gridDeltaX">
   <number>10</number>
  </property>
  <property name="gridDeltaY">
   <number>10</number>
  </property>
  <property name="gridSnapX">
   <bool>true</bool>
  </property>
  <property name="gridSnapY">
   <bool>true</bool>
  </property>
  <property name="gridVisible">
   <bool>true</bool>
  </property>
 </designerdata>
</ui>
